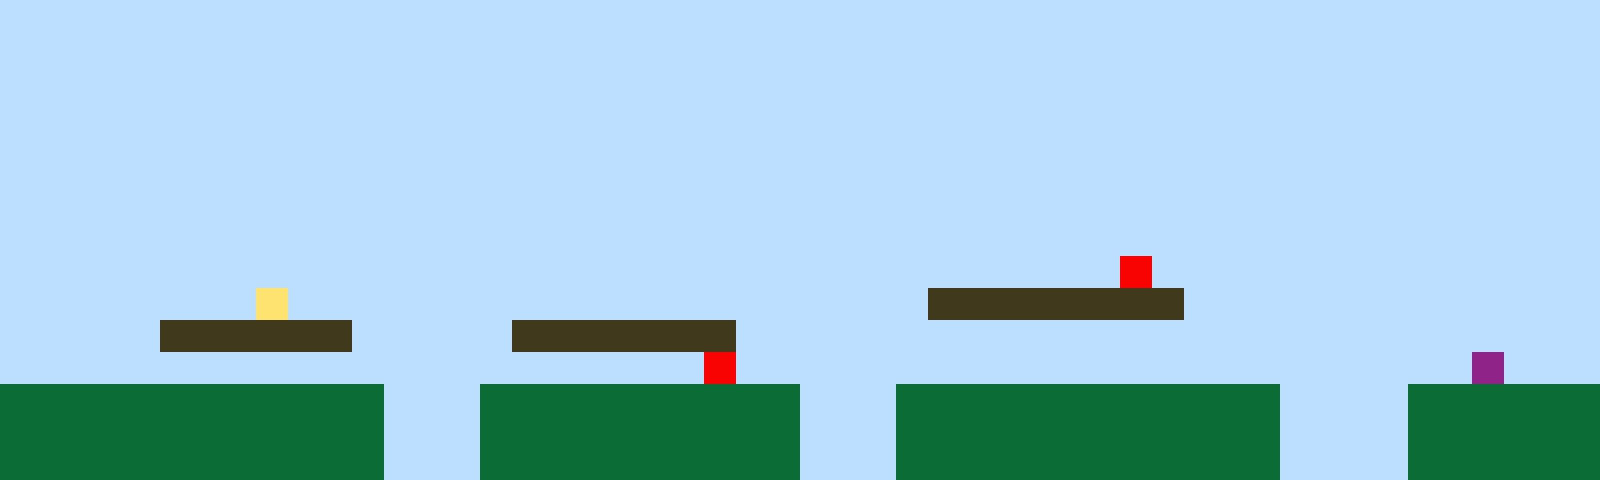

A level layout from a 2D game, rendered from its tile map. Below: a short description, then the map file with its tile-grid data intact:
An orthogonal 50x15 tile map with 32x32 px tiles, 1 tile layer (Tile Layer 1).

<map version="1.10" tiledversion="1.11.2" orientation="orthogonal" renderorder="right-up" width="50" height="15" tilewidth="32" tileheight="32" infinite="0" nextlayerid="2" nextobjectid="1"><editorsettings><export target="map1.csv" format="csv" /></editorsettings><tileset firstgid="1" name="sprites" tilewidth="32" tileheight="32" tilecount="6" columns="3"><image source="sprites.png" width="96" height="64" /></tileset><layer id="1" name="Tile Layer 1" width="50" height="15"><data encoding="csv">1,1,1,1,1,1,1,1,1,1,1,1,1,1,1,1,1,1,1,1,1,1,1,1,1,1,1,1,1,1,1,1,1,1,1,1,1,1,1,1,1,1,1,1,1,1,1,1,1,1,1,1,1,1,1,1,1,1,1,1,1,1,1,1,1,1,1,1,1,1,1,1,1,1,1,1,1,1,1,1,1,1,1,1,1,1,1,1,1,1,1,1,1,1,1,1,1,1,1,1,1,1,1,1,1,1,1,1,1,1,1,1,1,1,1,1,1,1,1,1,1,1,1,1,1,1,1,1,1,1,1,1,1,1,1,1,1,1,1,1,1,1,1,1,1,1,1,1,1,1,1,1,1,1,1,1,1,1,1,1,1,1,1,1,1,1,1,1,1,1,1,1,1,1,1,1,1,1,1,1,1,1,1,1,1,1,1,1,1,1,1,1,1,1,1,1,1,1,1,1,1,1,1,1,1,1,1,1,1,1,1,1,1,1,1,1,1,1,1,1,1,1,1,1,1,1,1,1,1,1,1,1,1,1,1,1,1,1,1,1,1,1,1,1,1,1,1,1,1,1,1,1,1,1,1,1,1,1,1,1,1,1,1,1,1,1,1,1,1,1,1,1,1,1,1,1,1,1,1,1,1,1,1,1,1,1,1,1,1,1,1,1,1,1,1,1,1,1,1,1,1,1,1,1,1,1,1,1,1,1,1,1,1,1,1,1,1,1,1,1,1,1,1,1,1,1,1,1,1,1,1,1,1,1,1,1,1,1,1,1,1,1,1,1,1,1,1,1,1,1,1,1,1,1,1,1,1,1,1,1,1,1,1,1,1,1,1,1,1,1,1,1,1,1,1,1,1,1,1,1,1,1,1,1,1,1,1,1,1,1,1,1,1,1,1,1,1,1,1,1,1,1,1,1,1,1,1,1,1,1,1,1,1,1,1,1,1,1,1,1,1,1,1,1,1,1,1,1,1,1,1,1,1,1,1,5,1,1,1,1,1,1,1,1,1,1,1,1,1,1,1,1,1,1,1,1,1,1,4,1,1,1,1,1,1,1,1,1,1,1,1,1,1,1,1,1,1,1,1,3,3,3,3,3,3,3,3,1,1,1,1,1,1,1,1,1,1,1,1,1,1,1,1,1,1,3,3,3,3,3,3,1,1,1,1,1,3,3,3,3,3,3,3,1,1,1,1,1,1,1,1,1,1,1,1,1,1,1,1,1,1,1,1,1,1,1,1,1,1,1,1,1,1,1,1,1,1,1,1,1,1,1,1,1,1,1,1,1,1,1,1,1,5,1,1,1,1,1,1,1,1,1,1,1,1,1,1,1,1,1,1,1,1,1,1,1,6,1,1,1,2,2,2,2,2,2,2,2,2,2,2,2,1,1,1,2,2,2,2,2,2,2,2,2,2,1,1,1,2,2,2,2,2,2,2,2,2,2,2,2,1,1,1,1,2,2,2,2,2,2,2,2,2,2,2,2,2,2,2,2,2,2,1,1,1,2,2,2,2,2,2,2,2,2,2,1,1,1,2,2,2,2,2,2,2,2,2,2,2,2,1,1,1,1,2,2,2,2,2,2,2,2,2,2,2,2,2,2,2,2,2,2,1,1,1,2,2,2,2,2,2,2,2,2,2,1,1,1,2,2,2,2,2,2,2,2,2,2,2,2,1,1,1,1,2,2,2,2,2,2</data></layer></map>
